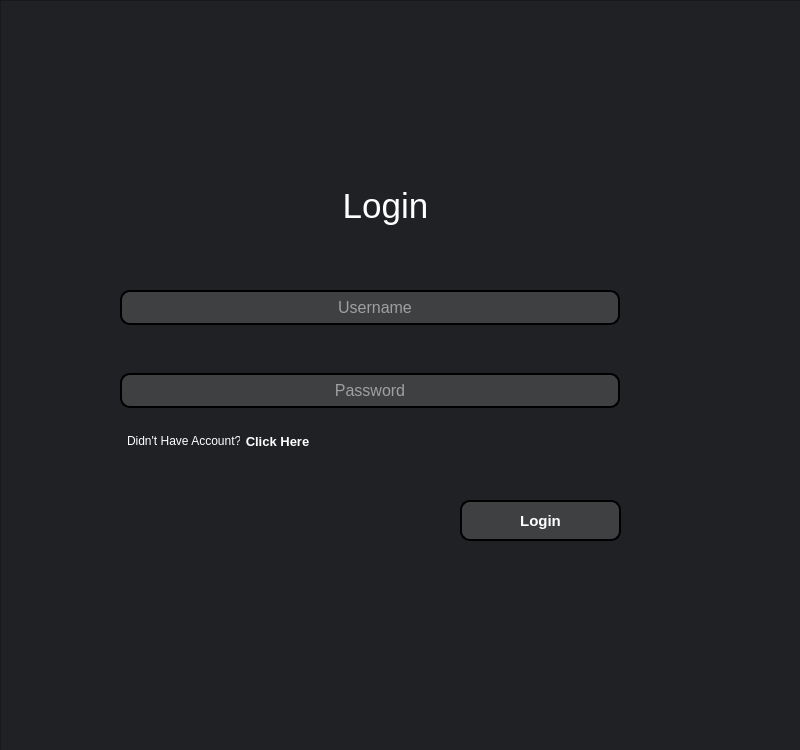
<?xml version="1.0" encoding="UTF-8"?>
<ui version="4.0">
 <class>Form</class>
 <widget class="QWidget" name="Form">
  <property name="geometry">
   <rect>
    <x>0</x>
    <y>0</y>
    <width>800</width>
    <height>750</height>
   </rect>
  </property>
  <property name="maximumSize">
   <size>
    <width>800</width>
    <height>750</height>
   </size>
  </property>
  <property name="windowTitle">
   <string>Form</string>
  </property>
  <widget class="QFrame" name="frame">
   <property name="geometry">
    <rect>
     <x>0</x>
     <y>0</y>
     <width>801</width>
     <height>751</height>
    </rect>
   </property>
   <property name="focusPolicy">
    <enum>Qt::ClickFocus</enum>
   </property>
   <property name="contextMenuPolicy">
    <enum>Qt::NoContextMenu</enum>
   </property>
   <property name="styleSheet">
    <string notr="true">
background-color:rgba(32,33,36,255);
color:white;</string>
   </property>
   <property name="frameShape">
    <enum>QFrame::StyledPanel</enum>
   </property>
   <property name="frameShadow">
    <enum>QFrame::Raised</enum>
   </property>
   <widget class="QLabel" name="label">
    <property name="geometry">
     <rect>
      <x>330</x>
      <y>90</y>
      <width>91</width>
      <height>91</height>
     </rect>
    </property>
    <property name="maximumSize">
     <size>
      <width>100</width>
      <height>100</height>
     </size>
    </property>
    <property name="text">
     <string/>
    </property>
    <property name="pixmap">
     <pixmap>stc_logo.ico</pixmap>
    </property>
    <property name="scaledContents">
     <bool>true</bool>
    </property>
   </widget>
   <widget class="QLabel" name="label_2">
    <property name="geometry">
     <rect>
      <x>270</x>
      <y>180</y>
      <width>231</width>
      <height>51</height>
     </rect>
    </property>
    <property name="font">
     <font>
      <pointsize>26</pointsize>
     </font>
    </property>
    <property name="text">
     <string>Login</string>
    </property>
    <property name="alignment">
     <set>Qt::AlignCenter</set>
    </property>
   </widget>
   <widget class="QLineEdit" name="username">
    <property name="enabled">
     <bool>true</bool>
    </property>
    <property name="geometry">
     <rect>
      <x>120</x>
      <y>290</y>
      <width>500</width>
      <height>35</height>
     </rect>
    </property>
    <property name="font">
     <font>
      <pointsize>12</pointsize>
      <kerning>false</kerning>
     </font>
    </property>
    <property name="focusPolicy">
     <enum>Qt::StrongFocus</enum>
    </property>
    <property name="styleSheet">
     <string notr="true">QLineEdit{
border-radius:10px;
border:2px solid black;
padding-left:10px;
background-color: rgba(63,64,66,255)

}</string>
    </property>
    <property name="text">
     <string notr="true"/>
    </property>
    <property name="cursorPosition">
     <number>0</number>
    </property>
    <property name="alignment">
     <set>Qt::AlignCenter</set>
    </property>
    <property name="dragEnabled">
     <bool>true</bool>
    </property>
    <property name="placeholderText">
     <string>Username</string>
    </property>
    <property name="clearButtonEnabled">
     <bool>true</bool>
    </property>
   </widget>
   <widget class="QLineEdit" name="password">
    <property name="geometry">
     <rect>
      <x>120</x>
      <y>373</y>
      <width>500</width>
      <height>35</height>
     </rect>
    </property>
    <property name="font">
     <font>
      <pointsize>12</pointsize>
     </font>
    </property>
    <property name="focusPolicy">
     <enum>Qt::StrongFocus</enum>
    </property>
    <property name="styleSheet">
     <string notr="true">QLineEdit{
border-radius:10px;
border:2px solid black;
padding:5px;
	background-color:rgba(63,64,66,255)
}</string>
    </property>
    <property name="echoMode">
     <enum>QLineEdit::Password</enum>
    </property>
    <property name="alignment">
     <set>Qt::AlignCenter</set>
    </property>
    <property name="placeholderText">
     <string>Password</string>
    </property>
   </widget>
   <widget class="QLabel" name="label_3">
    <property name="geometry">
     <rect>
      <x>127</x>
      <y>433</y>
      <width>131</width>
      <height>16</height>
     </rect>
    </property>
    <property name="styleSheet">
     <string notr="true"/>
    </property>
    <property name="text">
     <string>Didn't Have Account?</string>
    </property>
   </widget>
   <widget class="QPushButton" name="btn_signup">
    <property name="geometry">
     <rect>
      <x>240</x>
      <y>430</y>
      <width>75</width>
      <height>23</height>
     </rect>
    </property>
    <property name="font">
     <font>
      <pointsize>10</pointsize>
      <weight>75</weight>
      <bold>true</bold>
     </font>
    </property>
    <property name="styleSheet">
     <string notr="true">QPushButton{
border:none;
color:white;
}</string>
    </property>
    <property name="text">
     <string>Click Here</string>
    </property>
   </widget>
   <widget class="QPushButton" name="btn_login">
    <property name="geometry">
     <rect>
      <x>460</x>
      <y>500</y>
      <width>161</width>
      <height>41</height>
     </rect>
    </property>
    <property name="font">
     <font>
      <pointsize>11</pointsize>
      <weight>75</weight>
      <italic>false</italic>
      <bold>true</bold>
     </font>
    </property>
    <property name="styleSheet">
     <string notr="true">QPushButton{

	background-color:rgba(63,64,66,255);
border:2px solid black;
border-radius:10px;
color:white;

}
QPushButton:hover{

background-color:rgba(32,33,36,255);
color:white;
border:2px solid black;
}</string>
    </property>
    <property name="text">
     <string>Login</string>
    </property>
   </widget>
  </widget>
 </widget>
 <tabstops>
  <tabstop>username</tabstop>
  <tabstop>password</tabstop>
  <tabstop>btn_login</tabstop>
  <tabstop>btn_signup</tabstop>
 </tabstops>
 <resources/>
 <connections/>
</ui>
